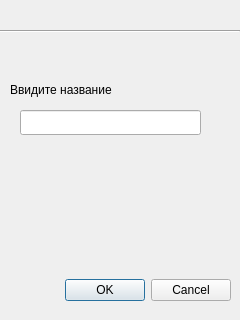
<?xml version="1.0" encoding="UTF-8"?>
<ui version="4.0">
 <class>Set_name</class>
 <widget class="QDialog" name="Set_name">
  <property name="geometry">
   <rect>
    <x>0</x>
    <y>0</y>
    <width>240</width>
    <height>320</height>
   </rect>
  </property>
  <property name="windowTitle">
   <string>Dialog</string>
  </property>
  <widget class="QDialogButtonBox" name="buttonBox">
   <property name="geometry">
    <rect>
     <x>10</x>
     <y>270</y>
     <width>221</width>
     <height>41</height>
    </rect>
   </property>
   <property name="orientation">
    <enum>Qt::Horizontal</enum>
   </property>
   <property name="standardButtons">
    <set>QDialogButtonBox::Cancel|QDialogButtonBox::Ok</set>
   </property>
  </widget>
  <widget class="QLineEdit" name="lineEdit">
   <property name="geometry">
    <rect>
     <x>20</x>
     <y>110</y>
     <width>181</width>
     <height>25</height>
    </rect>
   </property>
  </widget>
  <widget class="QLabel" name="label">
   <property name="geometry">
    <rect>
     <x>10</x>
     <y>80</y>
     <width>221</width>
     <height>20</height>
    </rect>
   </property>
   <property name="text">
    <string>Ввидите название</string>
   </property>
  </widget>
  <widget class="frame" name="widget" native="true">
   <property name="geometry">
    <rect>
     <x>0</x>
     <y>0</y>
     <width>240</width>
     <height>30</height>
    </rect>
   </property>
  </widget>
  <widget class="Line" name="line">
   <property name="geometry">
    <rect>
     <x>0</x>
     <y>30</y>
     <width>240</width>
     <height>3</height>
    </rect>
   </property>
   <property name="orientation">
    <enum>Qt::Horizontal</enum>
   </property>
  </widget>
 </widget>
 <customwidgets>
  <customwidget>
   <class>frame</class>
   <extends>QWidget</extends>
   <header location="global">frame.h</header>
   <container>1</container>
  </customwidget>
 </customwidgets>
 <resources/>
 <connections>
  <connection>
   <sender>buttonBox</sender>
   <signal>accepted()</signal>
   <receiver>Set_name</receiver>
   <slot>accept()</slot>
   <hints>
    <hint type="sourcelabel">
     <x>248</x>
     <y>254</y>
    </hint>
    <hint type="destinationlabel">
     <x>157</x>
     <y>274</y>
    </hint>
   </hints>
  </connection>
  <connection>
   <sender>buttonBox</sender>
   <signal>rejected()</signal>
   <receiver>Set_name</receiver>
   <slot>reject()</slot>
   <hints>
    <hint type="sourcelabel">
     <x>316</x>
     <y>260</y>
    </hint>
    <hint type="destinationlabel">
     <x>286</x>
     <y>274</y>
    </hint>
   </hints>
  </connection>
 </connections>
</ui>
